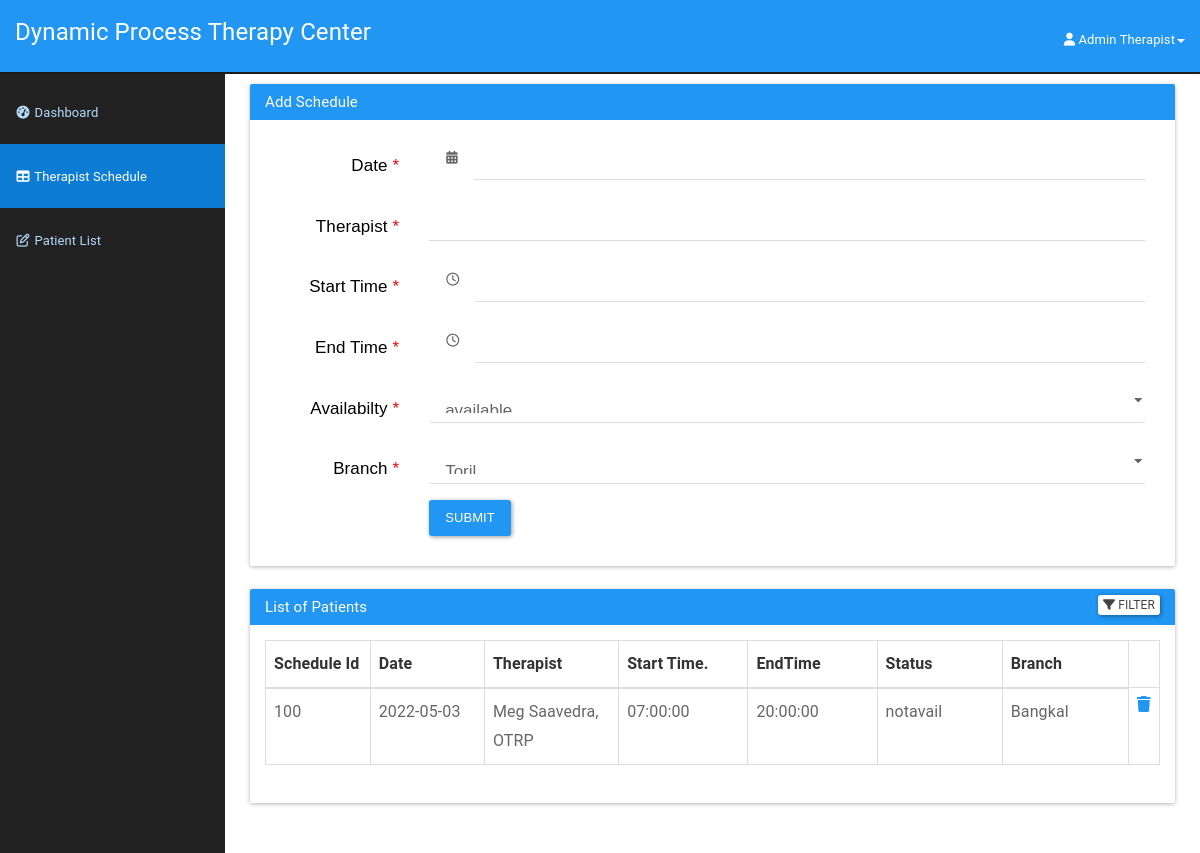
Page /doctor/addschedule.php (signed in) on the committed database.
### tables this page shows
CREATE TABLE `doctor` (
  `icDoctor` bigint(12) NOT NULL,
  `password` varchar(20) NOT NULL,
  `doctorId` int(3) NOT NULL,
  `doctorFirstName` varchar(50) NOT NULL,
  `doctorLastName` varchar(50) NOT NULL,
  `doctorAddress` varchar(100) NOT NULL,
  `doctorPhone` varchar(15) NOT NULL,
  `doctorEmail` varchar(20) NOT NULL,
  `doctorDOB` date NOT NULL
);

CREATE TABLE `doctorschedule` (
  `scheduleId` int(11) NOT NULL,
  `scheduleDate` date NOT NULL,
  `scheduleDay` varchar(30) DEFAULT NULL,
  `startTime` time NOT NULL,
  `endTime` time NOT NULL,
  `bookAvail` varchar(10) NOT NULL,
  `Branch` varchar(30) DEFAULT NULL
);

### doctor/addschedule.php (the view, shortened to what this page needs)
<?php
include_once '../asset/conn/dbconnect.php';
$usersession = $_SESSION['doctorSession'];
$res=mysqli_query($con,"SELECT * FROM doctor WHERE doctorId=".$usersession);
$userRow=mysqli_fetch_array($res,MYSQLI_ASSOC);
?>
<!DOCTYPE html>
<html lang="en">
    <head>
        <link href="assets/css/material.css" rel="stylesheet">
        <link href="assets/css/sb-admin.css" rel="stylesheet">
        <link href="assets/css/time/bootstrap-clockpicker.css" rel="stylesheet">
        <link href="assets/css/style.css" rel="stylesheet">
        <link href="assets/font-awesome/css/font-awesome.css" rel="stylesheet">
        <link rel="stylesheet" href="https://formden.com/static/cdn/bootstrap-iso.css" />
        <link rel="stylesheet" href="https://formden.com/static/cdn/font-awesome/4.4.0/css/font-awesome.min.css" />
    </head>
    <body>
        <div id="wrapper">
            <nav class="navbar navbar-inverse navbar-fixed-top" role="navigation">
                <div class="navbar-header">
                    <a class="navbar-brand" href="doctordashboard.php">Dynamic Process Therapy Center</a>
                </div>
                <ul class="nav navbar-right top-nav">
                    <li class="dropdown">
                        <a href="#" class="dropdown-toggle" data-toggle="dropdown"><i class="fa fa-user"></i> <?php echo $userRow['doctorFirstName']; ?> <?php echo $userRow['doctorLastName']; ?><b class="caret"></b></a>
                    </li>
                </ul>
                <div class="collapse navbar-collapse navbar-ex1-collapse">
                    <ul class="nav navbar-nav side-nav">
                        <li>
                            <a href="doctordashboard.php"><i class="fa fa-fw fa-dashboard"></i> Dashboard</a>
                        </li>
                        <li class="active">
                            <a href="addschedule.php"><i class="fa fa-fw fa-table"></i> Therapist Schedule</a>
                        </li>
                        <li>
                            <a href="patientlist.php"><i class="fa fa-fw fa-edit"></i> Patient List</a>
                        </li>
                    </ul>
                </div>
            </nav>
            <div id="page-wrapper">
                <div class="container-fluid">
                    <div class="panel panel-primary">
                        <div class="panel-heading">
                            <h3 class="panel-title">Add Schedule</h3>
                        </div>
                        <div class="panel-body">
                            <div class="bootstrap-iso">
                             <div class="container-fluid">
                              <div class="row">
                               <div class="col-md-12 col-sm-12 col-xs-12">
                                <form class="form-horizontal" method="post">
                                 <div class="form-group form-group-lg">
                                  <label class="control-label col-sm-2 requiredField" for="date">
                                   Date
                                   <span class="asteriskField">
                                    *
                                   </span>
                                  </label>
                                  <div class="col-sm-10">
                                   <div class="input-group">
                                    <div class="input-group-addon">
                                     <i class="fa fa-calendar">
                                     </i>
                                    </div>
                                    <input class="form-control" id="date" name="date" type="text" required/>
                                   </div>
                                  </div>
                                 </div>
                                 <div class="form-group form-group-lg">
                                  <label class="control-label col-sm-2 requiredField" for="scheduleday">
                                   Therapist
                                   <span class="asteriskField">
                                    *
                                   </span>
                                  </label>
                                  <div class="col-sm-10">
                                   <input type="text" class="form-control" id="scheduleday" name="scheduleday" required>
                                  </div>
                                 </div>
                                 <div class="form-group form-group-lg">
                                  <label class="control-label col-sm-2 requiredField" for="starttime">
                                   Start Time
                                   <span class="asteriskField">
                                    *
                                   </span>
                                  </label>
                                  <div class="col-sm-10">
                                   <div class="input-group clockpicker"  data-align="top" data-autoclose="true">
                                    <div class="input-group-addon">
                                     <i class="fa fa-clock-o">
                                     </i>
                                    </div>
                                    <input class="form-control" id="starttime" name="starttime" type="text" required/>
                                   </div>
                                  </div>
                                 </div>
                                 <div class="form-group form-group-lg">
                                  <label class="control-label col-sm-2 requiredField" for="endtime">
                                   End Time
                                   <span class="asteriskField">
                                    *
                                   </span>
                                  </label>
                                  <div class="col-sm-10">
                                   <div class="input-group clockpicker"  data-align="top" data-autoclose="true">
                                    <div class="input-group-addon">
                                     <i class="fa fa-clock-o">
                                     </i>
                                    </div>
                                    <input class="form-control" id="endtime" name="endtime" type="text" required/>
                                   </div>
                                  </div>
                                 </div>
                                 <div class="form-group form-group-lg">
                                  <label class="control-label col-sm-2 requiredField" for="bookavail">
                                   Availabilty
                                   <span class="asteriskField">
                                    *
                                   </span>
                                  </label>
                                  <div class="col-sm-10">
                                   <select class="select form-control" id="bookavail" name="bookavail" readonly>
                                    <option value="available">
                                     available
                                    </option>
                                   </select>
                                  </div>
                                 </div>
                                 <div class="form-group form-group-lg">
                                  <label class="control-label col-sm-2 requiredField" for="branch">
                                   Branch
                                   <span class="asteriskField">
                                    *
                                   </span>
                                  </label>
                                  <div class="col-sm-10">
                                   <select class="select form-control" id="branch" name="branch">
                                    <option value="Toril">
                                    Toril
                                    </option>
                                   </select>
                                  </div>
                                 </div>
                                 <div class="form-group">
                                  <div class="col-sm-10 col-sm-offset-2">
                                   <button class="btn btn-primary " name="submit" type="submit">
                                    Submit
                                   </button>
                                  </div>
                                 </div>
                                </form>
                               </div>
                              </div>
                             </div>
                            </div>
                        </div>
                    </div>
                    <div class="panel panel-primary filterable">
                        <div class="panel-heading">
                            <h3 class="panel-title">List of Patients</h3>
                            <div class="pull-right">
                            <button class="btn btn-default btn-xs btn-filter"><span class="fa fa-filter"></span> Filter</button>
                        </div>
                        </div>
                        <div class="panel-body">
                        <table class="table table-hover table-bordered">
                            <thead>
                                <tr class="filters">
                                    <th><input type="text" class="form-control" placeholder="Schedule Id" disabled></th>
                                    <th><input type="text" class="form-control" placeholder="Date" disabled></th>
                                    <th><input type="text" class="form-control" placeholder="Therapist" disabled></th>
                                    <th><input type="text" class="form-control" placeholder="Start Time." disabled></th>
                                    <th><input type="text" class="form-control" placeholder="EndTime" disabled></th>
                                    <th><input type="text" class="form-control" placeholder="Status" disabled></th>
                                    <th><input type="text" class="form-control" placeholder="Branch" disabled></th>
                                </tr>
                            </thead>
                            <?php
                            $result=mysqli_query($con,"SELECT * FROM doctorschedule");
                            while ($doctorschedule=mysqli_fetch_array($result)) {
                                echo "<tbody>";
                                echo "<tr>";
                                    echo "<td>" . $doctorschedule['scheduleId'] . "</td>";
                                    echo "<td>" . $doctorschedule['scheduleDate'] . "</td>";
                                    echo "<td>" . $doctorschedule['scheduleDay'] . "</td>";
                                    echo "<td>" . $doctorschedule['startTime'] . "</td>";
                                    echo "<td>" . $doctorschedule['endTime'] . "</td>";
                                    echo "<td>" . $doctorschedule['bookAvail'] . "</td>";
                                    echo "<td>" . $doctorschedule['Branch'] . "</td>";
                                    echo "<form method='POST'>";
                                    echo "<td class='text-center'><a href='#' id='".$doctorschedule['scheduleId']."' class='delete'><i class='fa-solid fa-trash'></i></a>
                            </td>";
                            }
                                echo "</tr>";
                           echo "</tbody>";
                       echo "</table>";
                        ?>
                        </div>
                    </div>
                </div>
            </div>
<link rel="stylesheet" href="https://cdnjs.cloudflare.com/ajax/libs/bootstrap-datepicker/1.4.1/css/bootstrap-datepicker3.css"/>
    </body>
</html>

### doctor/assets/css/sb-admin.css (style rules this page uses)
body { margin-top: 100px; background-color: #222; }
@media (min-width:768px) { body { margin-top: 50px; } }
#wrapper { padding-left: 0; }
#page-wrapper { min-height: 900px !important; width: 100%; padding: 0; background-color: #fff; }
@media (min-width:768px) { #wrapper { padding-left: 225px; } }
@media (min-width:768px) { #page-wrapper { padding: 10px; } }
.top-nav { padding: 0 15px; }
.top-nav>li { display: inline-block; float: left; }
.top-nav>li>a { padding-top: 17px; padding-bottom: 10px; line-height: 45px; color: white; }
@media (min-width:768px) { .side-nav { position: fixed; top: 80px; left: 225px; width: 225px; margin-left: -225px; border: none; border-radius: 0; overflow-y: auto; background-color: #222; bottom: 0; overflow-x: hidden; padding-bottom: 40px; } }
@media (min-width:768px) { .side-nav>li>a { width: 225px; } }

### doctor/assets/css/style.css (style rules this page uses)
.filterable { margin-top: 15px; }
.filterable .panel-heading .pull-right { margin-top: -20px; }
.filterable .filters input[disabled] { background-color: transparent; border: none; cursor: auto; box-shadow: none; padding: 0; height: auto; }

### doctor/addschedule.php (style rules this page uses)
.bootstrap-iso .formden_header h2, .bootstrap-iso .formden_header p, .bootstrap-iso form { font-family: Arial, Helvetica, sans-serif; color: black }
.bootstrap-iso form button, .bootstrap-iso form button:hover { color: white !important; }
.asteriskField { color: red; }

### rows in the picture
doctor: doctorFirstName "Admin", doctorLastName "Therapist"
doctorschedule: scheduleId "100", scheduleDate "2022-05-03", scheduleDay "Meg Saavedra, OTRP", startTime "07:00:00", endTime "20:00:00", bookAvail "notavail", Branch "Bangkal"
